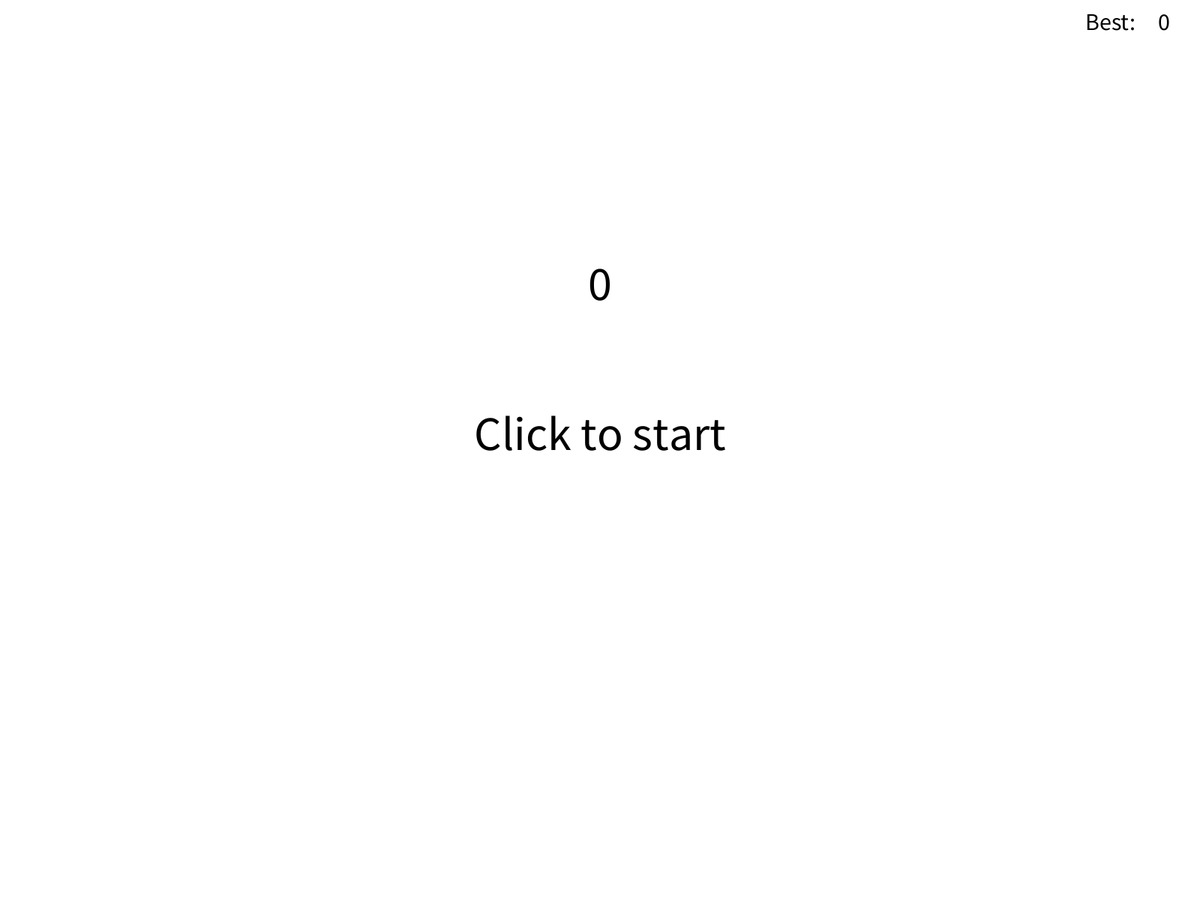
Frame 1 (no input)
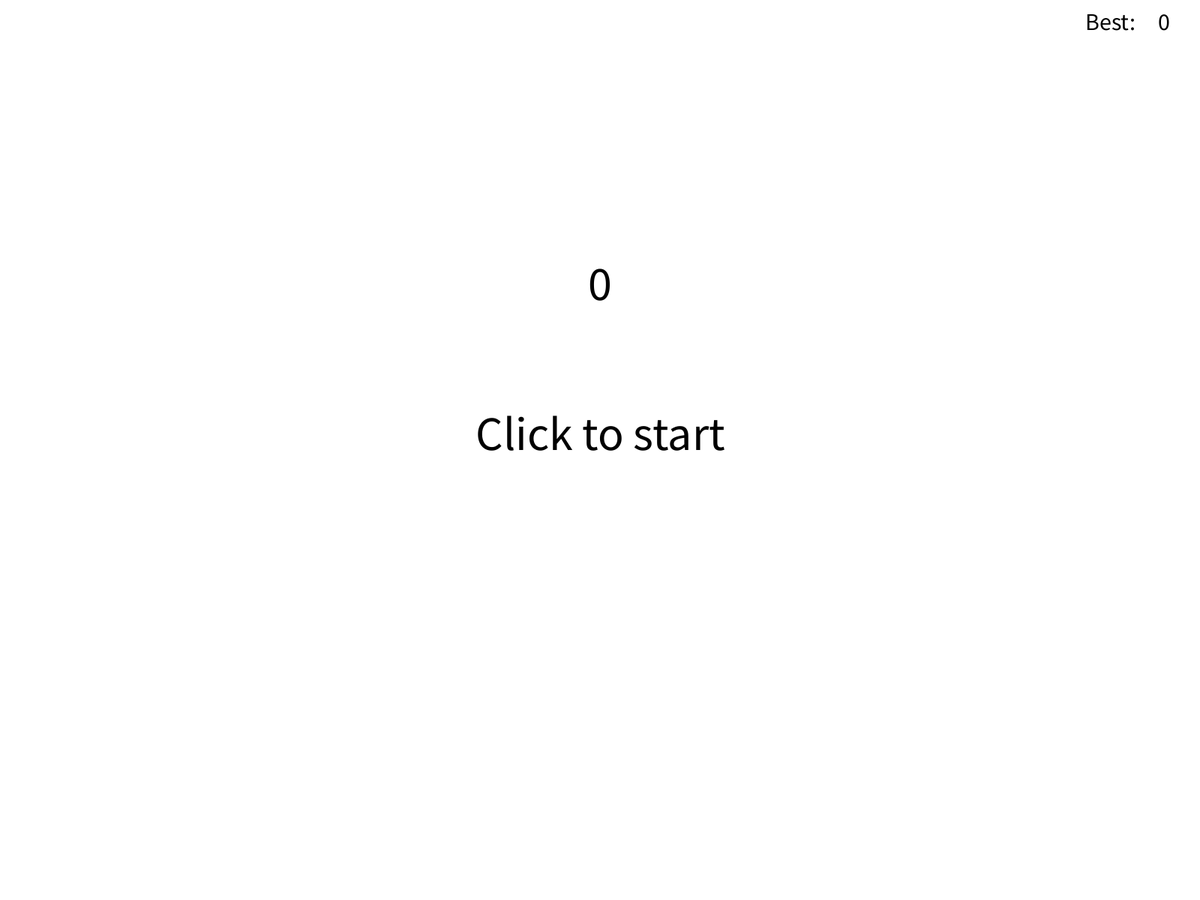
Frame 60 (the mouse pressed at the canvas centre just before this capture)
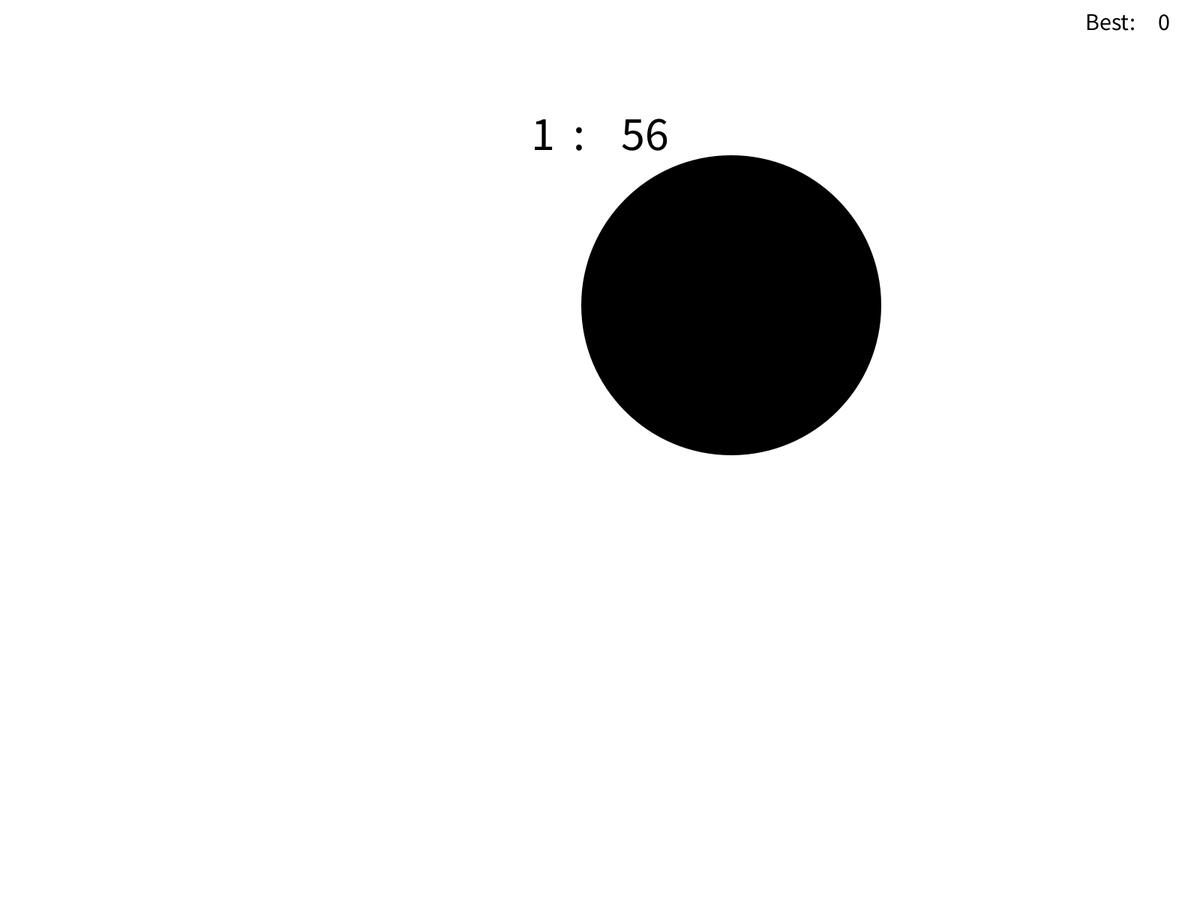
Frame 120 (the mouse held since frame 60 and released just before this capture)

The Processing sketch that drew these frames (run headless with seeded random() and noise(); from frame 60 on, the mouse is pressed at the canvas centre):

// Processing sketch: sketch_reaction_challenge
// ── sketch_reaction_challenge.pde

int score=0;
int best=0;
int posX, posY;
int radius=50;
int timer=0;
boolean circle=false;
boolean start=false;

void draw(){
  background(255);
  textSize(64);
  textAlign(CENTER);
  if(!start)text("Click to start",width/2,height/2);
  if(start&&!circle){radius=height/6;posX=(int)random(radius,width-radius);posY=(int)random(radius,height-radius);circle=true;}
  if(start&&circle)ellipse(posX,posY,radius*2,radius*2);
  if(millis()-timer>=20000&&start==true){best=score;score=0;start=false;}
  textSize(32);
  textAlign(RIGHT);
  text("Best: ",width-80,40);
  text(best,width-40,40);
  textSize(64);
  textAlign(CENTER);
  text(score,width/2,height/3);
  if(start){
  textAlign(RIGHT);
  text((millis()-timer)/1000,width/2-60,height/6);
  text(":",width/2-20,height/6);
  textAlign(CENTER);
  text((millis()-timer)%1000,width/2+60,height/6);
  }
}

void mousePressed(){
  if(!start){start=true;timer=millis();}
  if(circle&&dist(mouseX,mouseY,posX,posY)<=radius){circle=false;score++;}
  
}

void setup(){
  fullScreen();
  textAlign(CENTER);
  fill(0);
  textSize(64);
  noStroke();
}
